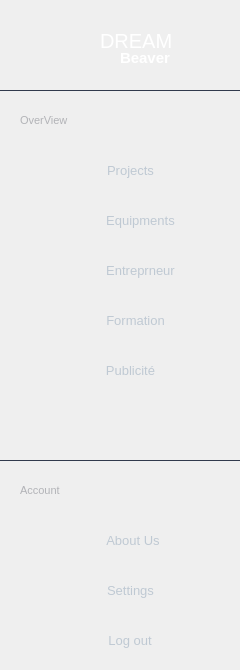
     <widget class="QWidget" name="side_bar" native="true">
      <property name="maximumSize">
       <size>
        <width>240</width>
        <height>16777215</height>
       </size>
      </property>
      <property name="styleSheet">
       <string notr="true">#side_bar {
	background-color:#0F141E;
	border-radius:7px;
}

</string>
      </property>
      <widget class="Line" name="line_1">
       <property name="geometry">
        <rect>
         <x>0</x>
         <y>80</y>
         <width>251</width>
         <height>21</height>
        </rect>
       </property>
       <property name="maximumSize">
        <size>
         <width>1000</width>
         <height>16777215</height>
        </size>
       </property>
       <property name="styleSheet">
        <string notr="true">background-color:transparent;
color: #1C212B;
color: rgb(49, 58, 77);</string>
       </property>
       <property name="frameShadow">
        <enum>QFrame::Plain</enum>
       </property>
       <property name="lineWidth">
        <number>1</number>
       </property>
       <property name="midLineWidth">
        <number>1</number>
       </property>
       <property name="orientation">
        <enum>Qt::Horizontal</enum>
       </property>
      </widget>
      <widget class="Line" name="line_2">
       <property name="geometry">
        <rect>
         <x>0</x>
         <y>450</y>
         <width>251</width>
         <height>21</height>
        </rect>
       </property>
       <property name="maximumSize">
        <size>
         <width>1000</width>
         <height>16777215</height>
        </size>
       </property>
       <property name="styleSheet">
        <string notr="true">background-color:transparent;
color: #1C212B;
color: rgb(49, 58, 77);</string>
       </property>
       <property name="frameShadow">
        <enum>QFrame::Plain</enum>
       </property>
       <property name="lineWidth">
        <number>1</number>
       </property>
       <property name="midLineWidth">
        <number>1</number>
       </property>
       <property name="orientation">
        <enum>Qt::Horizontal</enum>
       </property>
      </widget>
      <widget class="QLabel" name="Dream">
       <property name="geometry">
        <rect>
         <x>100</x>
         <y>30</y>
         <width>71</width>
         <height>21</height>
        </rect>
       </property>
       <property name="styleSheet">
        <string notr="true">background-color:transparent;
color:white;
font-size:20px;
font-size:bold;</string>
       </property>
       <property name="text">
        <string>DREAM</string>
       </property>
      </widget>
      <widget class="QLabel" name="beaver">
       <property name="geometry">
        <rect>
         <x>120</x>
         <y>50</y>
         <width>61</width>
         <height>16</height>
        </rect>
       </property>
       <property name="styleSheet">
        <string notr="true">background-color:transparent; 
color:white;
font-size:15px ;
font-weight:bold; 
</string>
       </property>
       <property name="text">
        <string>Beaver</string>
       </property>
      </widget>
      <widget class="QPushButton" name="project">
       <property name="geometry">
        <rect>
         <x>10</x>
         <y>150</y>
         <width>221</width>
         <height>41</height>
        </rect>
       </property>
       <property name="maximumSize">
        <size>
         <width>1000</width>
         <height>16777215</height>
        </size>
       </property>
       <property name="cursor">
        <cursorShape>PointingHandCursor</cursorShape>
       </property>
       <property name="styleSheet">
        <string notr="true">#project {
	background-color:transparent ; 
	border-radius:10px;
	padding: 10px 30px 10px 50px;
	background: url(:/icons/tsawer/project.svg) no-repeat;
	color:#BFC9D3 ; 
	font-size:13px;
	background-origin: content; 
}

#project::hover {
	background: url(:/icons/tsawer/project_hover.svg) no-repeat;
	background-color:#2A3E46 ; 
	padding: 10px 30px 10px 50px;
	background-origin: content; 
	color : #4AC7EA ; 
}</string>
       </property>
       <property name="text">
        <string>Projects</string>
       </property>
       <property name="iconSize">
        <size>
         <width>16</width>
         <height>16</height>
        </size>
       </property>
      </widget>
      <widget class="QPushButton" name="equipments">
       <property name="geometry">
        <rect>
         <x>10</x>
         <y>200</y>
         <width>221</width>
         <height>41</height>
        </rect>
       </property>
       <property name="maximumSize">
        <size>
         <width>1000</width>
         <height>16777215</height>
        </size>
       </property>
       <property name="cursor">
        <cursorShape>PointingHandCursor</cursorShape>
       </property>
       <property name="styleSheet">
        <string notr="true">#equipments {
	background-color:transparent ; 
	border-radius:10px;
	padding: 10px 10px 10px 50px;
	background: url(:/icons/tsawer/equip.svg) no-repeat;
	color:#BFC9D3 ; 
	font-size:13px;
	background-origin: content; 
}

#equipments::hover {
	background: url(:/icons/tsawer/equip_hover.svg) no-repeat;
	background-color:#2A3E46 ; 
	border-radius:10px;	
	padding: 10px 10px 10px 50px;
	background-origin: content; 
	font-size:13px;
	color : #4AC7EA ; 
}</string>
       </property>
       <property name="text">
        <string>Equipments</string>
       </property>
       <property name="iconSize">
        <size>
         <width>16</width>
         <height>16</height>
        </size>
       </property>
      </widget>
      <widget class="QLabel" name="overview">
       <property name="geometry">
        <rect>
         <x>20</x>
         <y>110</y>
         <width>71</width>
         <height>21</height>
        </rect>
       </property>
       <property name="styleSheet">
        <string notr="true">#overview {
	background-color:transparent ; 
	color:#B2B3B7; 
	font-size:11px ;
}
</string>
       </property>
       <property name="text">
        <string>OverView</string>
       </property>
      </widget>
      <widget class="QLabel" name="Account">
       <property name="geometry">
        <rect>
         <x>20</x>
         <y>480</y>
         <width>41</width>
         <height>21</height>
        </rect>
       </property>
       <property name="styleSheet">
        <string notr="true">#Account {
	background-color:transparent ; 
	color:#B2B3B7; 
	font-size:11px ;
}
</string>
       </property>
       <property name="text">
        <string>Account</string>
       </property>
      </widget>
      <widget class="QPushButton" name="settings">
       <property name="geometry">
        <rect>
         <x>10</x>
         <y>570</y>
         <width>221</width>
         <height>41</height>
        </rect>
       </property>
       <property name="maximumSize">
        <size>
         <width>1000</width>
         <height>16777215</height>
        </size>
       </property>
       <property name="cursor">
        <cursorShape>PointingHandCursor</cursorShape>
       </property>
       <property name="styleSheet">
        <string notr="true">#settings {
	background-color:transparent ; 
	border-radius:10px;
	padding: 10px 30px 10px 50px;
	background: url(:/icons/tsawer/settings.svg) no-repeat;
	color:#BFC9D3 ; 
	font-size:13px;
	background-origin: content; 
}

#settings::hover {
	background: url(:/icons/tsawer/settings_hover.svg) no-repeat;
	background-color:#2A3E46 ; 
	padding: 10px 30px 10px 50px;
	background-origin: content; 
	color : #4AC7EA ; 
}</string>
       </property>
       <property name="text">
        <string>Settings</string>
       </property>
       <property name="iconSize">
        <size>
         <width>16</width>
         <height>16</height>
        </size>
       </property>
      </widget>
      <widget class="QPushButton" name="logout">
       <property name="geometry">
        <rect>
         <x>10</x>
         <y>620</y>
         <width>221</width>
         <height>41</height>
        </rect>
       </property>
       <property name="maximumSize">
        <size>
         <width>1000</width>
         <height>16777215</height>
        </size>
       </property>
       <property name="cursor">
        <cursorShape>PointingHandCursor</cursorShape>
       </property>
       <property name="styleSheet">
        <string notr="true">#logout {
	background-color:transparent ; 
	border-radius:10px;
	padding: 10px 31px 10px 50px;
	background: url(:/icons/tsawer/log-out.svg) no-repeat;
	color:#BFC9D3 ; 
	font-size:13px;
	background-origin: content; 
}

#logout::hover {
	background: url(:/icons/tsawer/log-out_hover.svg) no-repeat;
	background-color:#2A3E46 ; 
	padding: 10px 31px 10px 50px;
	background-origin: content; 
	color : #4AC7EA ; 
}</string>
       </property>
       <property name="text">
        <string>Log out</string>
       </property>
       <property name="iconSize">
        <size>
         <width>16</width>
         <height>16</height>
        </size>
       </property>
      </widget>
      <widget class="QPushButton" name="About_us">
       <property name="geometry">
        <rect>
         <x>10</x>
         <y>520</y>
         <width>221</width>
         <height>41</height>
        </rect>
       </property>
       <property name="maximumSize">
        <size>
         <width>1000</width>
         <height>16777215</height>
        </size>
       </property>
       <property name="cursor">
        <cursorShape>PointingHandCursor</cursorShape>
       </property>
       <property name="styleSheet">
        <string notr="true">#About_us {
	background-color:transparent ; 
	border-radius:10px;
	padding: 10px 25px 10px 50px;
	background: url(:/icons/tsawer/info.svg) no-repeat;
	color:#BFC9D3 ; 
	font-size:13px;
	background-origin: content; 
}

#About_us::hover {
	background: url(:/icons/tsawer/info_hover.svg) no-repeat;
	background-color:#2A3E46 ; 
	padding: 10px 25px 10px 50px;
	background-origin: content; 
	color : #4AC7EA ; 
}</string>
       </property>
       <property name="text">
        <string>About Us</string>
       </property>
       <property name="iconSize">
        <size>
         <width>16</width>
         <height>16</height>
        </size>
       </property>
      </widget>
      <widget class="QLabel" name="label">
       <property name="geometry">
        <rect>
         <x>10</x>
         <y>-10</y>
         <width>101</width>
         <height>121</height>
        </rect>
       </property>
       <property name="styleSheet">
        <string notr="true"/>
       </property>
       <property name="text">
        <string/>
       </property>
       <property name="pixmap">
        <pixmap resource="Resources.qrc">:/icons/tsawer/logo.png</pixmap>
       </property>
       <property name="scaledContents">
        <bool>true</bool>
       </property>
      </widget>
      <widget class="QPushButton" name="entreperneurs">
       <property name="geometry">
        <rect>
         <x>10</x>
         <y>250</y>
         <width>221</width>
         <height>41</height>
        </rect>
       </property>
       <property name="maximumSize">
        <size>
         <width>1000</width>
         <height>16777215</height>
        </size>
       </property>
       <property name="cursor">
        <cursorShape>PointingHandCursor</cursorShape>
       </property>
       <property name="styleSheet">
        <string notr="true">#entreperneurs {
	background-color:transparent ; 
	border-radius:10px;
	padding: 10px 10px 10px 50px;
	background:  url(:/icons/tsawer/entreperneur.svg)  no-repeat;
	color:#BFC9D3 ; 
	font-size:13px;
	background-origin: content; 
}

#entreperneurs::hover {
	background:  url(:/icons/tsawer/entreperneur_hover.svg) no-repeat;
	background-color:#2A3E46 ; 
	border-radius:10px;	
	padding: 10px 10px 10px 50px;
	background-origin: content; 
	font-size:13px;
	color : #4AC7EA ; 
}</string>
       </property>
       <property name="text">
        <string>Entreprneur</string>
       </property>
       <property name="iconSize">
        <size>
         <width>16</width>
         <height>16</height>
        </size>
       </property>
      </widget>
      <widget class="QPushButton" name="formation">
       <property name="geometry">
        <rect>
         <x>10</x>
         <y>300</y>
         <width>221</width>
         <height>41</height>
        </rect>
       </property>
       <property name="maximumSize">
        <size>
         <width>1000</width>
         <height>16777215</height>
        </size>
       </property>
       <property name="cursor">
        <cursorShape>PointingHandCursor</cursorShape>
       </property>
       <property name="styleSheet">
        <string notr="true">#formation {
	background-color:transparent ; 
	border-radius:10px;
	padding: 10px 20px 10px 50px;
	background:  url(:/icons/tsawer/formation.svg)  no-repeat;
	color:#BFC9D3 ; 
	font-size:13px;
	background-origin: content; 
}

#formation::hover {
	background:  url(:/icons/tsawer/formation_hover.svg) no-repeat;
	background-color:#2A3E46 ; 
	border-radius:10px;	
	padding: 10px 20px 10px 50px;
	background-origin: content; 
	font-size:13px;
	color : #4AC7EA ; 
}</string>
       </property>
       <property name="text">
        <string>Formation</string>
       </property>
       <property name="iconSize">
        <size>
         <width>16</width>
         <height>16</height>
        </size>
       </property>
      </widget>
      <widget class="QPushButton" name="adds">
       <property name="geometry">
        <rect>
         <x>10</x>
         <y>350</y>
         <width>221</width>
         <height>41</height>
        </rect>
       </property>
       <property name="maximumSize">
        <size>
         <width>1000</width>
         <height>16777215</height>
        </size>
       </property>
       <property name="cursor">
        <cursorShape>PointingHandCursor</cursorShape>
       </property>
       <property name="styleSheet">
        <string notr="true">#adds {
	background-color:transparent ; 
	border-radius:10px;
	padding: 10px 30px 10px 50px;
	background:  url(:/icons/tsawer/adds.svg)  no-repeat;
	color:#BFC9D3 ; 
	font-size:13px;
	background-origin: content; 
}

#adds::hover {
	background:  url(:/icons/tsawer/adds_hover.svg) no-repeat;
	background-color:#2A3E46 ; 
	border-radius:10px;	
	padding: 10px 30px 10px 50px;
	background-origin: content; 
	font-size:13px;
	color : #4AC7EA ; 
}</string>
       </property>
       <property name="text">
        <string>Publicité</string>
       </property>
       <property name="iconSize">
        <size>
         <width>16</width>
         <height>16</height>
        </size>
       </property>
      </widget>
     </widget>
